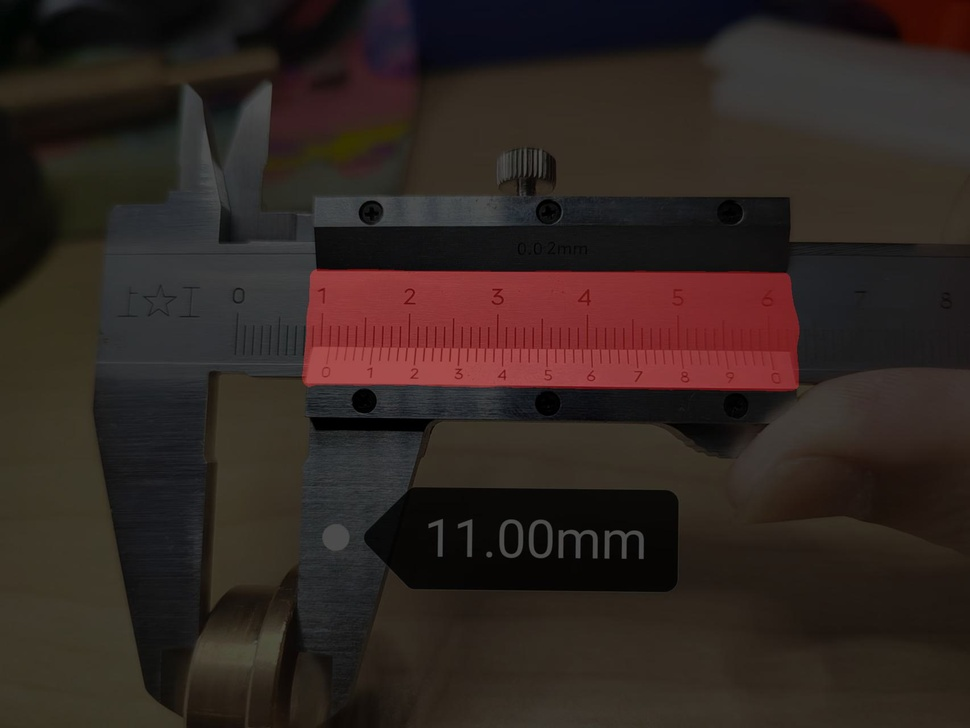
%> input picture images/unet1.jpg, 970 x 728 px, shrunk from 1706 x 1280 before the run
$ octave --eval "result = edge_detect(rgb2gray(imread('images/unet1.jpg')));"   (GNU Octave 9; MATLAB toolbox functions it lacks are replaced by stand-ins)
%> lines starting %> are read from the running program, lines starting %| are printed output that depends on the picture

function [a1,b1,c1]=edge_detect(I)
I4=edge(I,'canny');
figure( 'Name', 'canny检测');imshow(I4);

[H,T,R] = hough(I4);
figure,imshow(H,[],'XData',T,'YData',R, 'InitialMagnification','fit');
xlabel('\theta'), ylabel('\rho');
axis on, axis normal, hold on;
% f=houghpeaks(H,3,'threshold',ceil(0.5*(max(H(:)))));
P=houghpeaks(H,3,'threshold',ceil(0.3*max(H(:))));
x=T(P(:,2));
y=R(P(:,1));
plot(x,y,'s','color','white');
% 找出最长的直线边缘
lines = houghlines(I4,T,R,P,'FillGap',5,'MinLength',7);

figure( 'Name', '直线检测'), imshow(I),hold on;
max_len=0;
for k = 1:length(lines)
   xy = [lines(k).point1; lines(k).point2];
   plot(xy(:,1),xy(:,2),'LineWidth',2,'Color','green');
   % 标记直线边缘对应的起点
   plot(xy(1,1),xy(1,2),'x','LineWidth',2,'Color','yellow');
   plot(xy(2,1),xy(2,2),'x','LineWidth',2,'Color','red');
   % 计算直线边缘长度
   line_y(k)=xy(1,2);
end

%%分区域处理
a1=min(line_y);
b1=round(median(line_y));
c1=max(line_y);
end
%> in edge_detect, `I4=edge(I,'canny');`:
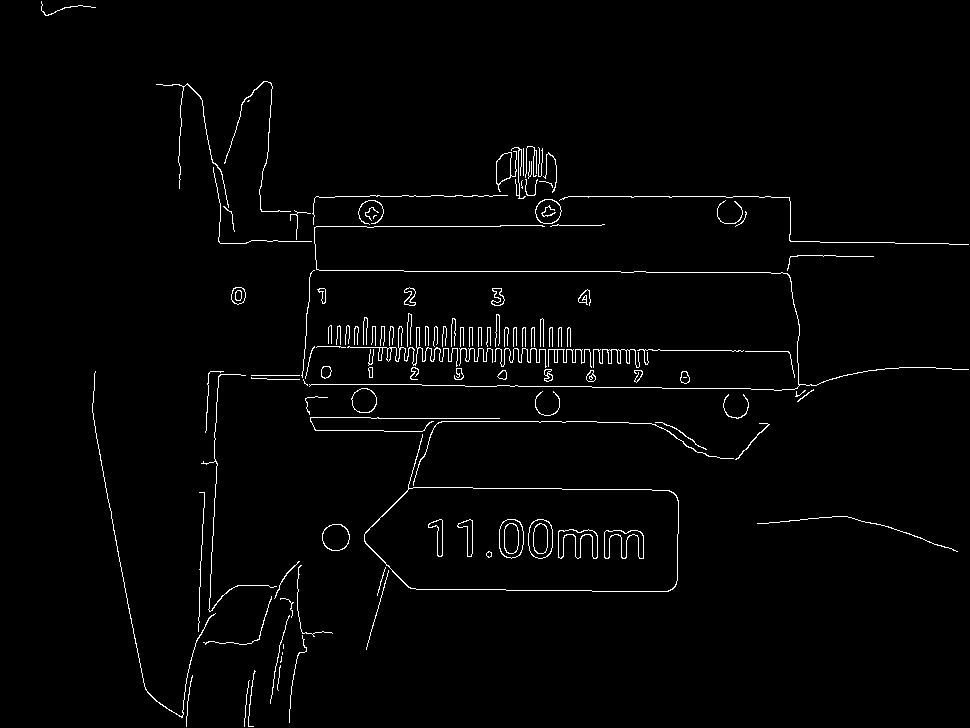
%> I4: size 728x970 logical; 1.9% white in thin lines or dots
%> in edge_detect, `[H,T,R] = hough(I4);`:
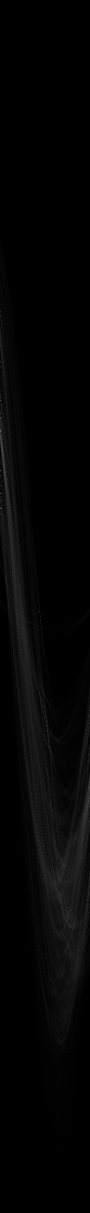
%> H: size 2425x180 double (shown at 1/2 size); min 0, max 306, mean 5.5; drawn with min black and max white
%> in edge_detect, `[H,T,R] = hough(I4);`: T = 180 values from -90 to 89; R = 2425 values from -1212 to 1212
%> in edge_detect, `P=houghpeaks(H,3,'threshold',ceil(0.3*max(H(:))));`: P = [1017 1; 942 1; 837 2]
%> in edge_detect, `x=T(P(:,2));`: x = [-90 -90 -89]
%> in edge_detect, `y=R(P(:,1));`: y = [-196 -271 -376]
%> in edge_detect, `plot(x,y,'s','color','white');`:
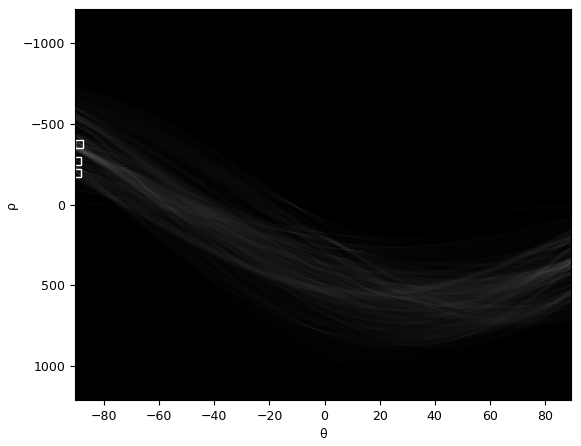
%> figure redrawn from the program's plot data
%> in edge_detect, `lines = houghlines(I4,T,R,P,'FillGap',5,'MinLength',7);`: lines = 14 lines; longest, point1 to point2 (x, y): (405, 272) to (621, 272), (569, 197) to (726, 197), (600, 388) to (656, 388), (542, 387) to (592, 387), (663, 389) to (713, 389), (336, 197) to (370, 197)
%> in edge_detect, `imshow(I)`:
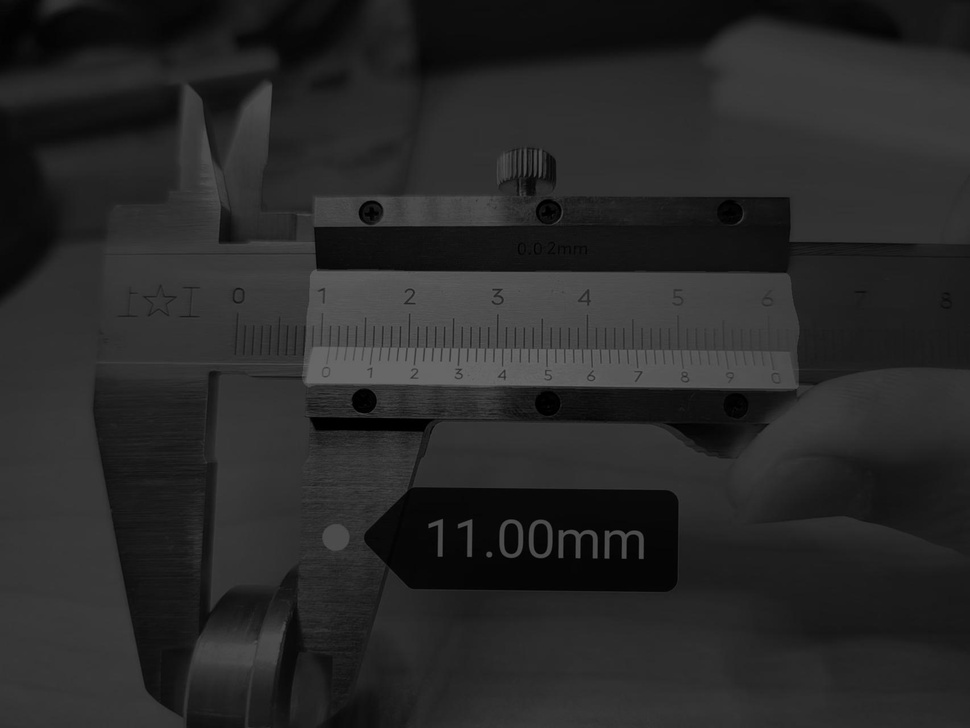
%> displayed picture: size 728x970, on the screen's scale of 0 to 255; min 0, max 113, mean 40.2
%> the loop in edge_detect, `for k = 1:length(lines)` made 14 passes
%> xy on passes 1 to 12: [336 197; 370 197], [377 197; 402 197], [410 197; 431 197], [445 197; 456 197], [464 197; 473 197], [569 197; 726 197], [734 197; 759 197], [405 272; 621 272], [635 272; 646 272], [498 386; 510 386], [542 387; 592 387], [600 388; 656 388]
%> after the loop in edge_detect, `for k = 1:length(lines)`: line_y = [197 197 197 197 197 197 197 272 272 386 387 388 389 390]
%> in edge_detect, `a1=min(line_y);`: a1 = 197
%> in edge_detect, `b1=round(median(line_y));`: b1 = 235
%> in edge_detect, `c1=max(line_y);`: c1 = 390
%> `result = edge_detect(rgb2gray(imread('images/unet1.jpg')));`:
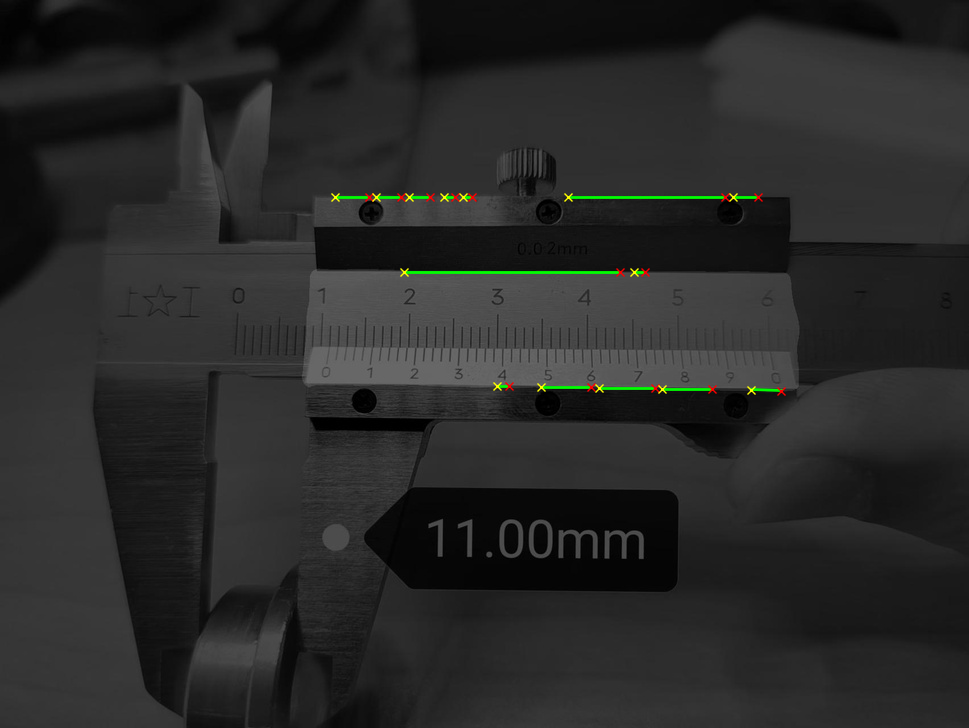
%> figure redrawn from the program's plot data
%> `result = edge_detect(rgb2gray(imread('images/unet1.jpg')));`: result = 197
